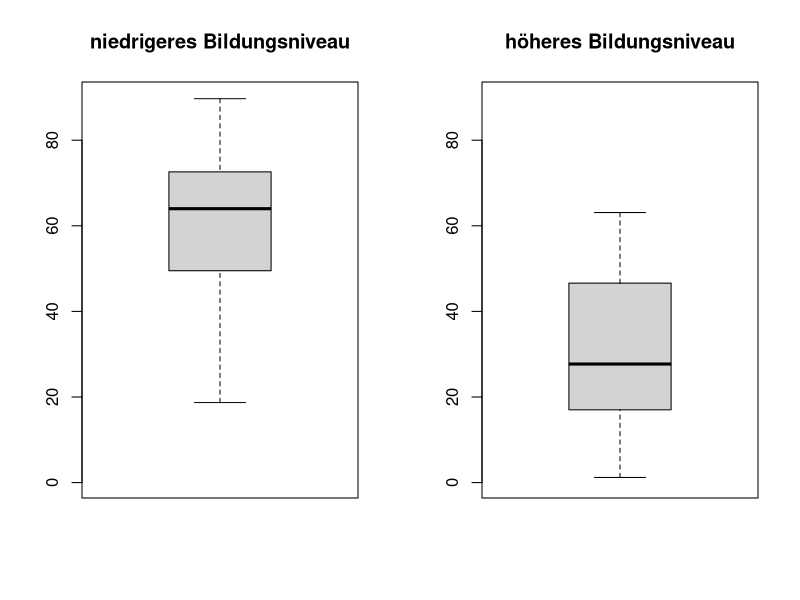
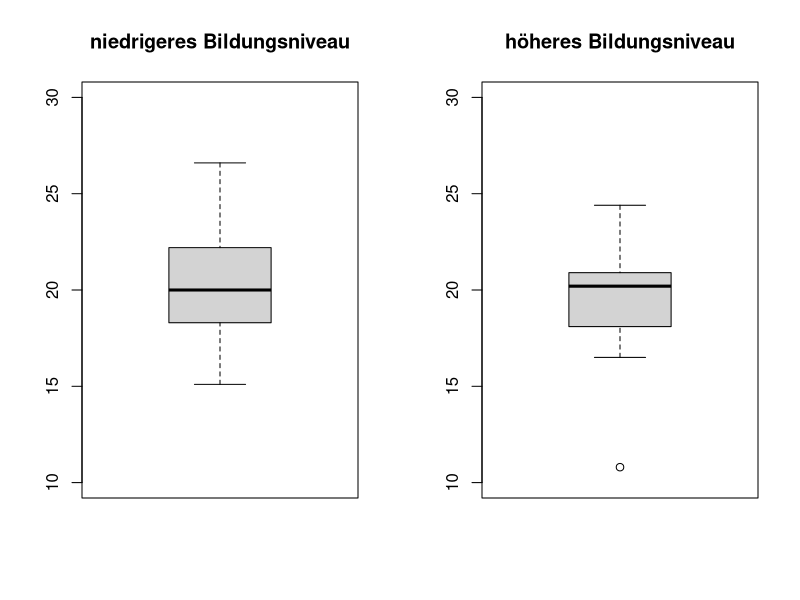

Recreate these plots in R, in order.
##########
# t-Test #
##########

# Zusatzprogramm CAR installieren und aktivieren
install.packages("car", dependencies=TRUE)
library(car)

# Variable Education in binäre Variable überführen
Binary_Education <- car::recode(swiss$Education, "0:10 = '0'; 11:100 ='1'")

# t-Test für Agriculture und Binary_Education
t.test(swiss$Agriculture~Binary_Education)

# Subset für Fälle mit niedrigerem Bildungsniveau
niedrigeres_Bildungsniveau <- subset(swiss, Binary_Education=="0")

# Subset für Fälle mit höherem Bildungsniveau
höheres_Bildungsniveau <- subset(swiss, Binary_Education=="1")

# Boxplots der Subsets für Agriculture und Binary_Education
par(mfrow=c(1:2))
boxplot(niedrigeres_Bildungsniveau$Agriculture, main="niedrigeres Bildungsniveau", ylim=c(0, 90))
boxplot(höheres_Bildungsniveau$Agriculture, main="höheres Bildungsniveau", ylim=c(0, 90))

# Boxplots der Subsets für Infant.Mortality und Binary_Education
par(mfrow=c(1:2))
boxplot(niedrigeres_Bildungsniveau$Infant.Mortality, main="niedrigeres Bildungsniveau", ylim=c(10, 30))
boxplot(höheres_Bildungsniveau$Infant.Mortality, main="höheres Bildungsniveau", ylim=c(10, 30))

# t-Test für Infant.Mortality und Binary_Education
t.test(swiss$Infant.Mortality~Binary_Education)
